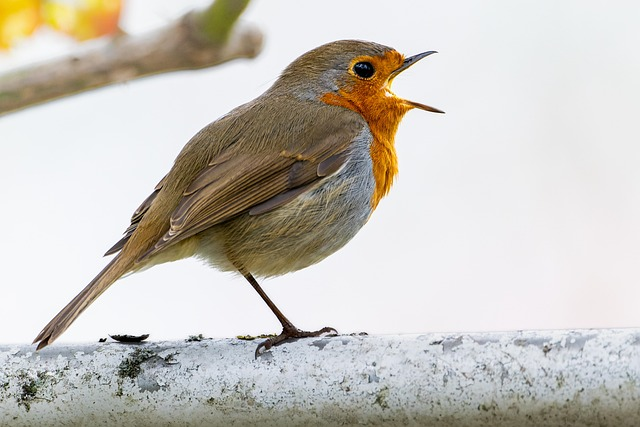
#> input picture Thi Cuoi Ky/bird.jpg, 640 x 427 px, given in place of bird.png, which was not available
$ jupyter execute --allow-errors B1.ipynb   (text cells are left out)
#> lines starting #> are read from the running program, lines starting #| are printed output that depends on the picture; pictures that were not available may be replaced by others from this repository, and a replacement may not be noted
[cell 1]
from PIL import Image
import math
import scipy
import numpy as np
import imageio.v2 as iio
import matplotlib.pylab as plt


img = Image.open('bird.png').convert('L')
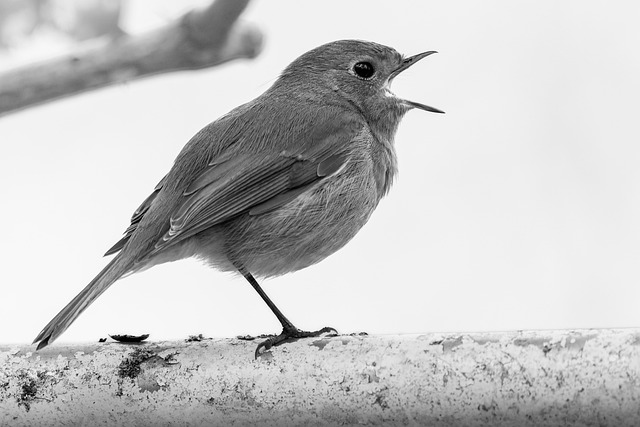
#> img: PIL image 640x427 L; min 0, max 255, mean 196.7


im_1 = np.asarray(img)


im_2 = 255 - im_1
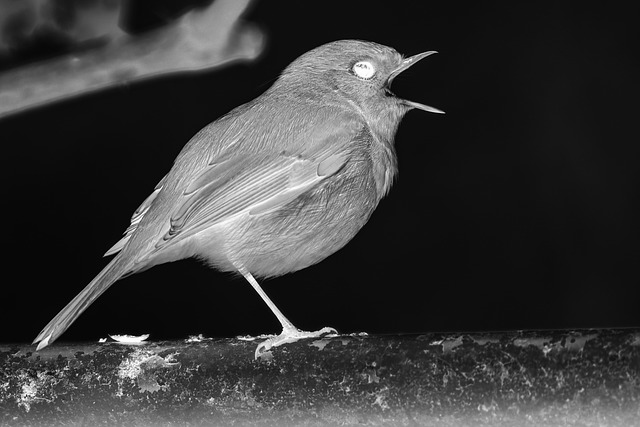
#> im_2: shape (427, 640); min 0, max 255, mean 58.3


new_img = Image.fromarray(im_2)

img.show()

plt.imshow(new_img)
plt.show()

[cell 2]
from PIL import Image
import math
import scipy
import numpy as np
import imageio.v2 as iio
import matplotlib.pylab as plt

img = Image.open('bird.png').convert('L')

im_1 = np.asarray(img)

gamma = 5

b1 = im_1.astype(float)

b2 = np.max(b1)
#> b2 = 255

b3 = b1/b2

b2 = np.log(b3) * gamma
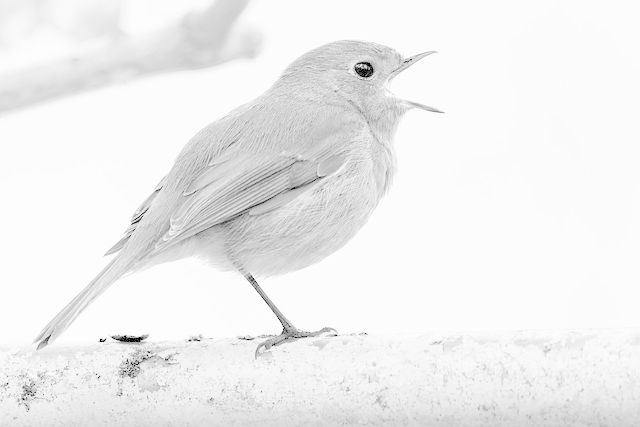
#> b2: shape (427, 640) float64; 0.01% of the values are NaN or infinite; the others: min -27.71, max 0, mean -1.66; drawn with min black, max white, NaN and infinite black

c = np.exp(b2) * 255.0
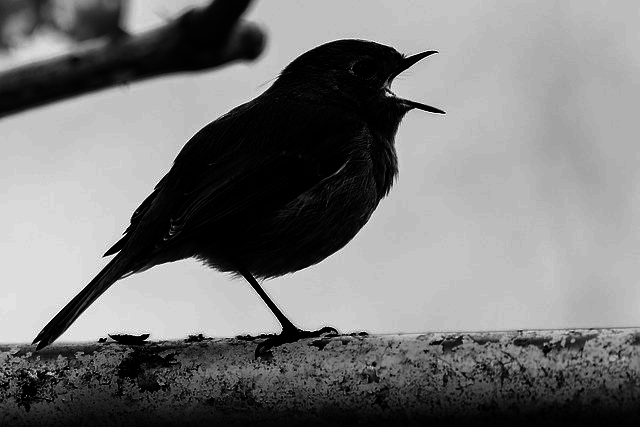
#> c: shape (427, 640) float64; min 0, max 255, mean 120.7

c1 = c.astype(int)

#> (the rest of this cell did not finish here and is left out)

[cell 3]
from PIL import Image
import math
import scipy
import numpy as np
import imageio.v2 as iio
import matplotlib.pylab as plt

img = Image.open('bird.png').convert('L')

im_1 = np.asarray(img)

b1 = im_1.astype(float)

b2 = np.max(b1)

c = (128.0 * np.log(1 + b1))/np.log(1 + b2)
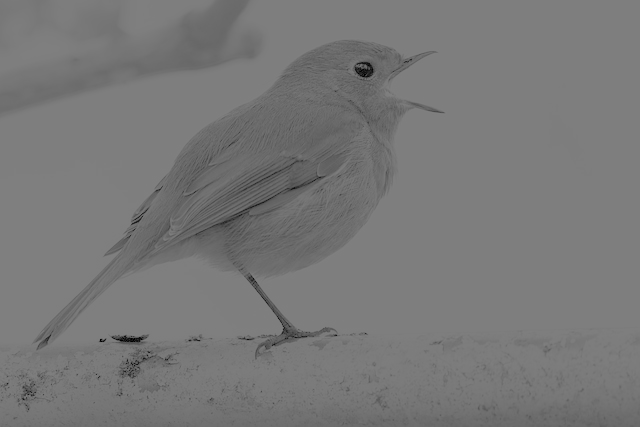
#> c: shape (427, 640) float64; min 0, max 128, mean 120.4

c1 = c.astype(int)

#> (the rest of this cell did not finish here and is left out)

[cell 4]
from PIL import Image
import math
import scipy
import numpy as np
import imageio.v2 as iio
import matplotlib.pylab as plt

img = Image.open('bird.png').convert('L')

im1 = np.asarray(img)

b1 = im1.flatten()

hist, bins = np.histogram(im1, 256, [0,255])
#> hist = 256 values, max 29415 at index 241, min 29 at index 0, mean 1067.5; bins = 257 values from 0 to 255

cdf = hist.cumsum()
#> cdf = 256 values from 29 to 273280

cdf_m = np.ma.masked_equal(cdf, 0)

num_cdf_m = (cdf_m - cdf_m.min()) * 255
den_cdf_m = (cdf.max() - cdf_m.min())
#> den_cdf_m = 273251
cdf_m = num_cdf_m/den_cdf_m

cdf = np.ma.filled(cdf_m, 0).astype('uint8')
#> cdf = 256 values from 0 to 255

im2 = cdf[b1]

im3 = np.reshape(im2,im1.shape)
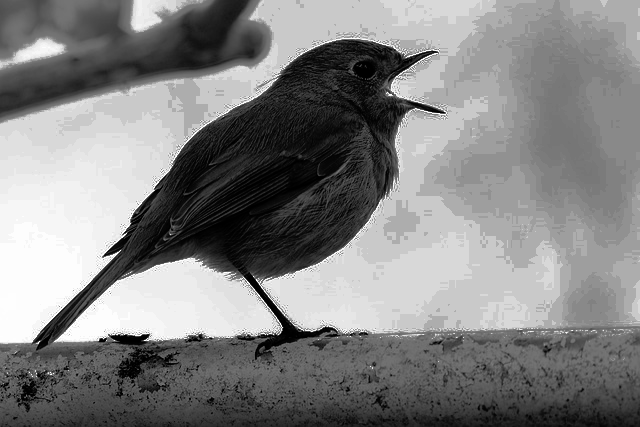
#> im3: shape (427, 640); min 0, max 255, mean 130.7

im4 = Image.fromarray(im3)

img.show()
im4.show()
plt.imshow(im4)
plt.show()

[cell 5]
from PIL import Image
import math
import scipy
import numpy as np
import imageio.v2 as iio
import matplotlib.pylab as plt

img = Image.open('bird.png').convert('L')

im1 = np.asarray(img)

b = im1.max()
#> b = 255
a = im1.min()
#> a = 0
print(a,b)
#| 0 255

c = im1.astype(float)

im2 = 255 * (c - a)/(b - a)

im3 = Image.fromarray(im2)
#> im3: PIL image 640x427 F
img.show()
im3.show()
plt.imshow(im3)
plt.show()

[cell 6]
from PIL import Image
import math
import scipy
import numpy as np
import imageio.v2 as iio
import matplotlib.pylab as plt
import scipy.fftpack

img = Image.open('bird.png').convert('L')

im1 = np.asarray(img)

c = abs(scipy.fftpack.fft2(im1))

d = scipy.fftpack.fftshift(c)
d = d.astype(float)

im3 = Image.fromarray(d)
img.show()
im3.show()
plt.imshow(im3)
plt.show()
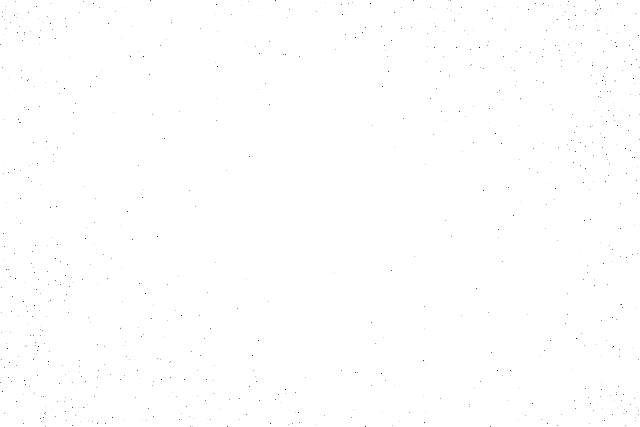
#> shown: shape (427, 640, 4); mean R, G, B, A 254.7, 254.7, 254.7, 255

[cell 7]
from PIL import Image
import math
import scipy
import numpy as np
import imageio.v2 as iio
import matplotlib.pylab as plt
import scipy.fftpack

img = Image.open('bird.png').convert('L')

im1 = np.asarray(img)

c = abs(scipy.fftpack.fft2(im1))

d = scipy.fftpack.fftshift(c)

M = d.shape[0]
#> M = 427
N = d.shape[1]
#> N = 640

H = np.ones((M,N))

center1 = M/2
#> center1 = 213.5
center2 = N/2
#> center2 = 320
d_0 = 30.0
t1 = 1
t2 = 2 * t1

for i in range(1, M):
    for j in range(1,N):
        r1 = (i - center1) **2 + (j - center2)**2
        r = math.sqrt(r1)
        if r>d_0:
            H[i,j] * 1/(1 + (r/d_0)**1)

H = H.astype(float)
H = Image.fromarray(H)
#> H: PIL image 640x427 F; every value is 1
con = d * H

e = abs(scipy.fftpack.fft2(con))
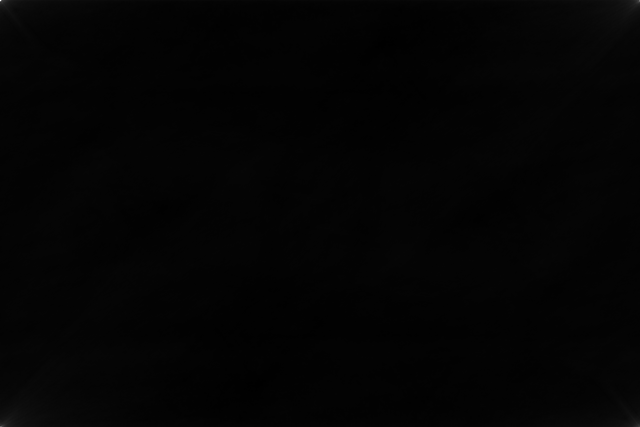
#> e: shape (427, 640) float64; min 20861624.5, max 2.06e+09, mean 53761129; drawn with min black and max white
e = e.astype(float)
im3 = Image.fromarray(e)

img.show()
im3.show()
plt.imshow(im3)
plt.show()

$ run again, with Thi Cuoi Ky/ca.jpg copied over Thi Cuoi Ky/bird.jpg
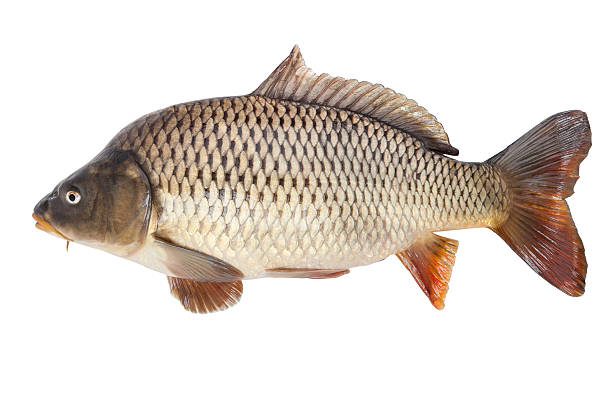
#> input picture Thi Cuoi Ky/ca.jpg, 612 x 409 px, given in place of bird.png, which was not available
#> `b2 = np.max(b1)`: b2 = 255
#> `c = (128.0 * np.log(1 + b1))/np.log(1 + b2)`:
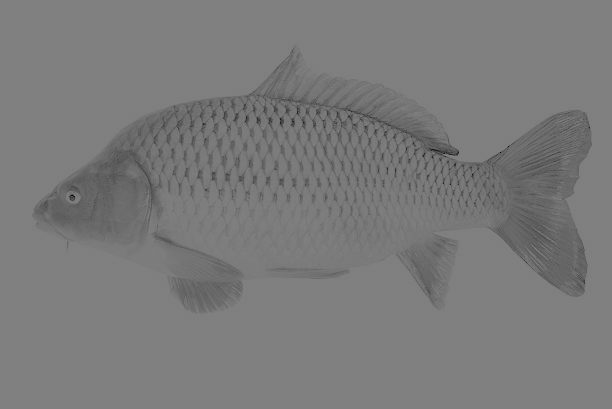
#> c: shape (409, 612) float64; min 0, max 128, mean 122.8
#> hist = 256 values, max 159746 at index 255, min 2 at index 0, mean 977.8; bins = 257 values from 0 to 255
#> `cdf = hist.cumsum()`: cdf = 256 values from 2 to 250308
#> den_cdf_m = 250306
#> `cdf = np.ma.filled(cdf_m, 0).astype('uint8')`: cdf = 256 values from 0 to 255
#> b = 255
#> a = 0
#| 0 255
#> `[cell 6] from PIL import Image import math import scipy import numpy a..`:
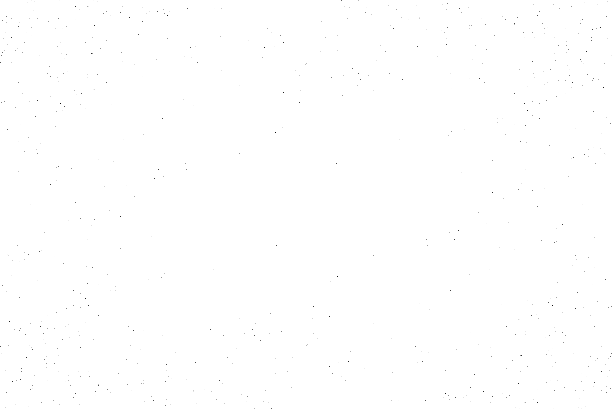
#> shown: shape (409, 612, 4); mean R, G, B, A 254.8, 254.8, 254.8, 255
#> H: PIL image 612x409 F; every value is 1
